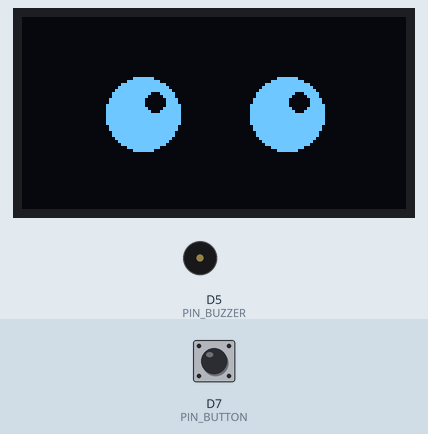
Simulated run of this program. Board: ESP8266 (NodeMCU). Parts: 128×64 one-colour display, buzzer (waves = sounding). Wiring (inferred from the names in the program): ADXL345 accelerometer at I2C address 0x53. The test bench sets the inputs (shaded band); at power-on: D7 (PIN_BUTTON) LOW.

Above: at 1.2 s.
1.3 s: D7 (PIN_BUTTON) pulled HIGH for 1 s
At 2.74 s:
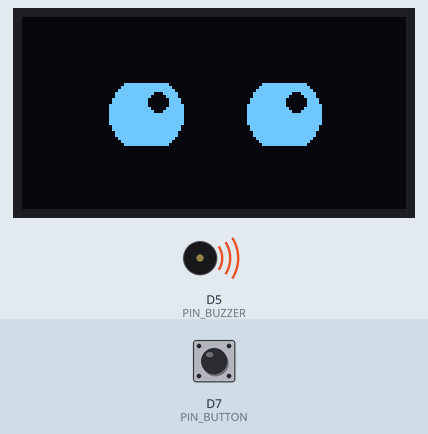
2.9 s: D7 (PIN_BUTTON) pulled HIGH for 0.15 s
At 4.0 s:
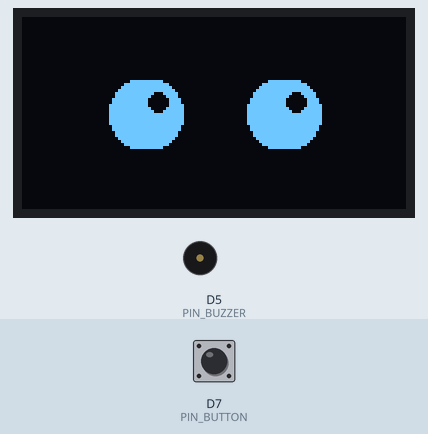
Timing chart, 0 to 5.9 s (numbered marks = the images above; inputs shaded):
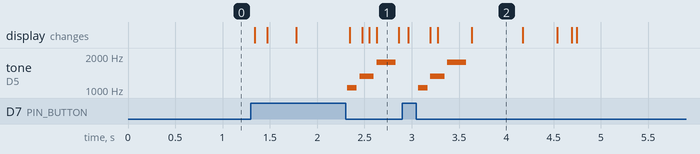

Measured:
- after the input at 1.3 s, tone on D5 (PIN_BUZZER): plays 1046 Hz for 0.10 s, 1318 Hz for 0.15 s, 1760 Hz for 0.20 s, starting after 1.0 s
- after the input at 2.9 s, tone on D5 (PIN_BUZZER): plays 1046 Hz for 0.10 s, 1318 Hz for 0.15 s, 1760 Hz for 0.20 s, starting after 0.17 s
- what the display in image 2 shows lasts 0.6 s, from 3.6 s to 4.2 s

The program:

main.cpp
```cpp
#include <Arduino.h>
#include <Wire.h>
#include <GyverOLED.h>
#include "RobotEyes.h"
#include "DeviceStateMachine.h"

// --- ПИНЫ ESP8266 (NodeMCU/Wemos) ---
#define PIN_SDA D2
#define PIN_SCL D1
#define PIN_BUTTON 13
#define PIN_BUZZER D5

// --- НАСТРОЙКИ ---
#define ADXL346_ADDRESS 0x53
#define SHAKE_THRESHOLD 1.5  // Порог "встряхивания" в G

GyverOLED<SSD1306_128x64, OLED_BUFFER> oled;
RobotEyes robot(oled);
DeviceStateMachine stateMachine(robot);

// --- СТРУКТУРА ДЛЯ ВЕКТОРА УСКОРЕНИЯ ---
struct Vector3 {
    float x, y, z;
    float magnitude() {
        return sqrt(x*x + y*y + z*z);
    }
};

Vector3 accelData;
float lastMagnitude = 1.0;

bool lastButtonState = false;
float lastAccelMag = 1.0;

// --- СТЕЙТ-МАШИНА МЕЛОДИИ (Неблокирующая) ---
const uint16_t melodyFreqs[] = {880, 1046, 1318, 1760}; // Ноты
const uint16_t melodyDurs[]  = {100, 100, 150,  200};  // Длительности
const uint8_t melodyLength = 4;

bool isPlaying = false;
uint8_t currentNote = 0;
uint32_t noteStartTime = 0;
bool buttonState = false;

// --- ИНИЦИАЛИЗАЦИЯ ADXL346 ---
void initADXL346() {
    Wire.beginTransmission(ADXL346_ADDRESS);
    Wire.write(0x2D); // Register POWER_CTL
    Wire.write(0x08); // Переводим в режим измерения (Measure mode)
    Wire.endTransmission();

    /*
     * Совет: Для аппаратного прерывания по Tap (стук)
     * можно сконфигурировать регистры 0x2A (TAP_AXES), 0x1D (THRESH_TAP)
     * и включить прерывание в регистре 0x2E (INT_ENABLE).
     * Но по ТЗ используем векторную математику для shake-детекции.
     */
}

// --- ЧТЕНИЕ ADXL346 ---
void readADXL346() {
    Wire.beginTransmission(ADXL346_ADDRESS);
    Wire.write(0x32); // Начало данных (DATAX0)
    Wire.endTransmission(false);
    Wire.requestFrom(ADXL346_ADDRESS, 6, true);

    if (Wire.available() == 6) {
        int16_t x = Wire.read() | (Wire.read() << 8);
        int16_t y = Wire.read() | (Wire.read() << 8);
        int16_t z = Wire.read() | (Wire.read() << 8);

        // Преобразование сырых данных в G (грубо при +/- 2g)
        accelData.x = x * 0.0039;
        accelData.y = y * 0.0039;
        accelData.z = z * 0.0039;
    }
}

void handleHardwareAudio() {
    // Аудио играет только в состоянии SPEAKING
    if (stateMachine.getState() != DeviceState::SPEAKING) return;

    uint32_t now = millis();
    if (now - noteStartTime > (melodyDurs[currentNote] + 20)) {
        currentNote++;
        if (currentNote >= 4) { // Мелодия закончилась
            currentNote = 0;
            noTone(PIN_BUZZER);
            // ГЕНЕРИРУЕМ СОБЫТИЕ окончания аудио!
            stateMachine.dispatchEvent(DeviceEvent::AUDIO_FINISHED);
        } else {
            tone(PIN_BUZZER, melodyFreqs[currentNote], melodyDurs[currentNote]);
            noteStartTime = now;
        }
    }
}

void setup() {
    Serial.begin(115200);
    Wire.begin(PIN_SDA, PIN_SCL);
  	Wire.setClock(400000L);

    pinMode(PIN_BUTTON, INPUT);
    pinMode(PIN_BUZZER, OUTPUT);

    oled.init();
    oled.clear();
    oled.update();

    initADXL346();
    robot.init();
    stateMachine.init();
}

void loop() {
    uint32_t now = millis();
    // 2. ОПРОС АКСЕЛЕРОМЕТРА (Hardware Input - 50Hz)
    static uint32_t lastAccelUpdate = 0;
    if (now - lastAccelUpdate > 20) {
        lastAccelUpdate = now;
		// readADXL346();
        float currentMag = accelData.magnitude();
        if (abs(currentMag - lastAccelMag) > SHAKE_THRESHOLD) {
            stateMachine.dispatchEvent(DeviceEvent::SHAKE_DETECTED);
        }
        lastAccelMag = currentMag;
    }

    // 2. Опрос емкостной кнопки TTP223
	bool btnState = digitalRead(PIN_BUTTON);
    if (btnState && !lastButtonState) {
        stateMachine.dispatchEvent(DeviceEvent::BTN_PRESSED);
    } else if (!btnState && lastButtonState) {
        stateMachine.dispatchEvent(DeviceEvent::BTN_RELEASED);
    }
    lastButtonState = btnState;

    // 3. Обработка стейт-машин
    stateMachine.update();
    handleHardwareAudio();

    // 4. Обновление физики глаз и отрисовка буфера на дисплей
    robot.update();
    robot.draw();
}
```

DeviceStateMachine.h
```cpp
#pragma once
#include <Arduino.h>
#include "RobotEyes.h"

// --- ВСЕ СОСТОЯНИЯ РОБОТА ---
enum class DeviceState {
    BOOTING,      // Включение (можно показать лого)
    IDLE,         // Ждет действий, спокойно моргает
    LISTENING,    // Кнопка зажата, "внимательно слушает"
    SPEAKING,     // Проигрывает мелодию
    DIZZY         // Встряхнули, у робота "кружится голова"
};

// --- ВСЕ ВОЗМОЖНЫЕ СОБЫТИЯ ---
enum class DeviceEvent {
    BTN_PRESSED,
    BTN_RELEASED,
    SHAKE_DETECTED,
    AUDIO_FINISHED,
    TIMEOUT        // Системное событие по таймеру
};

class DeviceStateMachine {
private:
    DeviceState currentState;
    RobotEyes& eyes;

    uint32_t stateEnterTime; // Время входа в текущее состояние

    // Приватный метод для смены состояния с вызовом логики входа
    void changeState(DeviceState newState);

public:
    DeviceStateMachine(RobotEyes& eyesInstance);

    void init();

    // Главный роутер событий
    void dispatchEvent(DeviceEvent event);

    // Постоянное обновление (для обработки таймаутов)
    void update();

    DeviceState getState() const { return currentState; }
};
```

PCG.h
```cpp
#pragma once
#include <Arduino.h>

class PCG32 {
private:
    uint64_t state;
    uint64_t inc;

public:
    // Инициализация генератора
    PCG32(uint64_t init_state = 0x853c49e6748fea9bULL, uint64_t init_seq = 0xda3e39cb94b95bdbULL) {
        state = 0U;
        inc = (init_seq << 1u) | 1u;
        next();
        state += init_state;
        next();
    }

    // Генерация следующего 32-битного числа
    uint32_t next() {
        uint64_t oldstate = state;
        // Линейный конгруэнтный шаг
        state = oldstate * 6364136223846793005ULL + inc;
        // Permutation шаг (XOR-shift и вращение)
        uint32_t xorshifted = ((oldstate >> 18u) ^ oldstate) >> 27u;
        uint32_t rot = oldstate >> 59u;
        return (xorshifted >> rot) | (xorshifted << ((-rot) & 31));
    }

    // Получение числа в заданном диапазоне [0, bound-1]
    uint32_t range(uint32_t bound) {
        uint32_t threshold = -bound % bound;
        for (;;) {
            uint32_t r = next();
            if (r >= threshold) return r % bound;
        }
    }
};
```

RobotEyes.h
```cpp
#pragma once
#include <GyverOLED.h>
#include "PCG.h"

// Состояния настроения
enum class Mood {
    NORMAL,
    LISTENING,
	SPEAKING,
	DIZZY,
    BITMAP_MODE
};

// Внутренние состояния анимации моргания
enum class BlinkState {
    IDLE,       // Открыты, ждем
    CLOSING,    // Вектор сжимается (закрываем)
    OPENING     // Вектор расширяется (открываем)
};

class RobotEyes {
private:
    GyverOLED<SSD1306_128x64, OLED_BUFFER>& oled;
    PCG32 rng;

    Mood currentMood;
    BlinkState blinkState;

    // Таймеры моргания
    uint32_t lastBlinkTime;
    uint32_t nextBlinkDelay;

    // --- МАТЕМАТИЧЕСКАЯ МОДЕЛЬ (Текущие значения) ---
    float eyeWidth;
    float eyeHeight;
    float eyeDist;

    // --- ЦЕЛЕВЫЕ ЗНАЧЕНИЯ (Для алгоритма Easing) ---
    float targetWidth;
    float targetHeight;
    float targetEyeDist;

    // Базовая высота открытого глаза для текущего настроения
    float normalHeight;

    // Скорости анимации (от 0.0 до 1.0)
    float blinkSpeed;
    float moodSpeed;

    // Функция Easing (плавное приближение)
    void approach(float &current, float target, float speed);

public:
    RobotEyes(GyverOLED<SSD1306_128x64, OLED_BUFFER>& display);

    void init();

    // update() - только математика и стейт-машины (НИКАКОЙ отрисовки)
    void update();

    // draw() - только отправка байтов в буфер экрана (НИКАКОЙ логики)
    void draw();

    void setMood(Mood newMood);
    void blink();
};
```

DeviceStateMachine.cpp
```cpp
#include "DeviceStateMachine.h"

DeviceStateMachine::DeviceStateMachine(RobotEyes& eyesInstance)
    : eyes(eyesInstance), currentState(DeviceState::BOOTING), stateEnterTime(0) {}

void DeviceStateMachine::init() {
    changeState(DeviceState::IDLE);
}

// ---------------------------------------------------------
// ОБРАБОТЧИК СОБЫТИЙ (Event Router)
// ---------------------------------------------------------
void DeviceStateMachine::dispatchEvent(DeviceEvent event) {
    switch (currentState) {
        case DeviceState::IDLE:
            if (event == DeviceEvent::BTN_PRESSED) {
                changeState(DeviceState::LISTENING);
            } else if (event == DeviceEvent::SHAKE_DETECTED) {
                changeState(DeviceState::DIZZY);
            }
            break;

        case DeviceState::LISTENING:
            // Если отпустили кнопку - переходим к "ответу" (воспроизведение мелодии)
            if (event == DeviceEvent::BTN_RELEASED) {
                changeState(DeviceState::SPEAKING);
            } else if (event == DeviceEvent::SHAKE_DETECTED) {
                // Если встряхнули во время прослушивания - сбрасываем в DIZZY
                changeState(DeviceState::DIZZY);
            }
            break;

        case DeviceState::SPEAKING:
            if (event == DeviceEvent::AUDIO_FINISHED) {
                changeState(DeviceState::IDLE);
            } else if (event == DeviceEvent::SHAKE_DETECTED) {
                changeState(DeviceState::DIZZY);
            }
            break;

        case DeviceState::DIZZY:
            if (event == DeviceEvent::TIMEOUT) {
                changeState(DeviceState::IDLE);
            }
            break;

        default:
            break;
    }
}

// ---------------------------------------------------------
// ЛОГИКА СМЕНЫ СОСТОЯНИЙ (Enter State Actions)
// ---------------------------------------------------------
void DeviceStateMachine::changeState(DeviceState newState) {
    if (currentState == newState) return;

    currentState = newState;
    stateEnterTime = millis();

    // Применяем настройки UI и железа для нового состояния
    switch (currentState) {
        case DeviceState::IDLE:
            eyes.setMood(Mood::NORMAL);
            break;

        case DeviceState::LISTENING:
            eyes.setMood(Mood::LISTENING); // Зум глаз
            break;

        case DeviceState::SPEAKING:
            eyes.setMood(Mood::SPEAKING); // Специальная эмоция для разговора
            break;

        case DeviceState::DIZZY:
            eyes.setMood(Mood::DIZZY); // Сумасшедшие глаза
            break;

        default:
            break;
    }
}

// ---------------------------------------------------------
// ОБРАБОТКА ТАЙМАУТОВ И ФОНОВЫХ ПРОЦЕССОВ
// ---------------------------------------------------------
void DeviceStateMachine::update() {
    uint32_t now = millis();

    // Например, состояние DIZZY длится ровно 3 секунды, затем робот "очухивается"
    if (currentState == DeviceState::DIZZY) {
        if (now - stateEnterTime > 3000) {
            dispatchEvent(DeviceEvent::TIMEOUT);
        }
    }

    // Если нужно добавить переход в Deep Sleep после 5 минут в IDLE:
    // if (currentState == DeviceState::IDLE && (now - stateEnterTime > 300000)) {
    //     ESP.deepSleep(0);
    // }
}
```

Source omitted: RobotEyes.cpp (8549 bytes)
